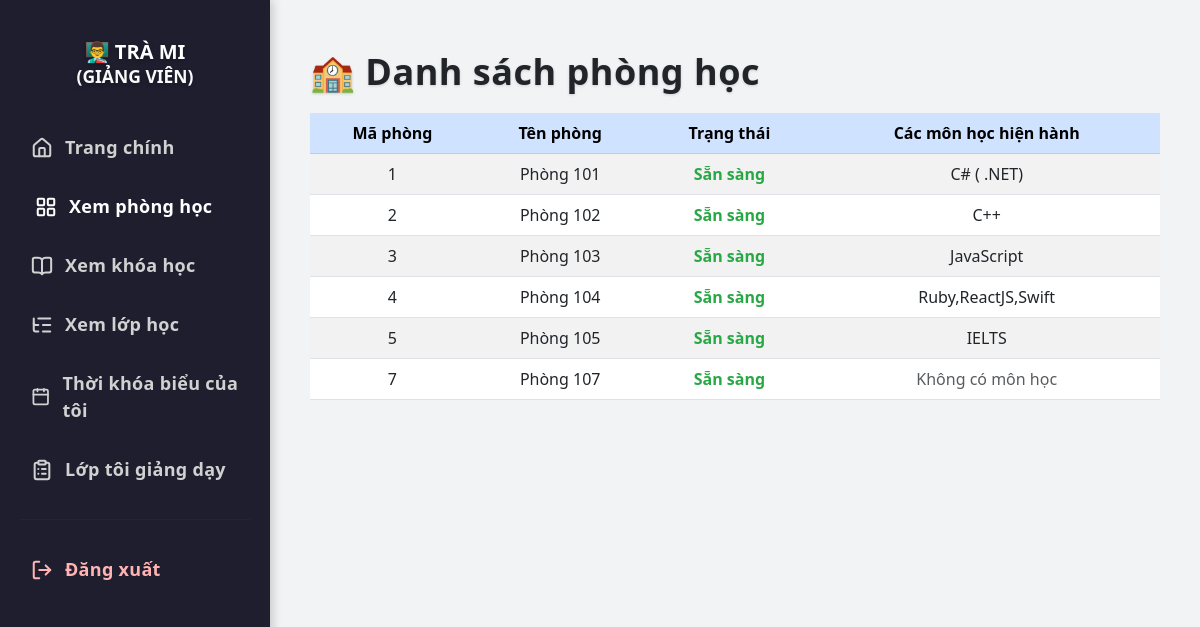
Screenshot of /view-rooms (signed in) with the database file from the repository.
### tables this page shows
CREATE TABLE users (
            id INTEGER PRIMARY KEY AUTOINCREMENT,
            full_name TEXT NOT NULL,
            email TEXT NOT NULL UNIQUE,
            password TEXT NOT NULL,
            role TEXT NOT NULL CHECK (role IN ('student', 'teacher', 'admin')),
            dob DATE,                
            phone TEXT,             
            gender TEXT CHECK (gender IN ('male', 'female', 'other')), 
            cccd TEXT              
        , image TEXT);

CREATE TABLE rooms (
            id INTEGER PRIMARY KEY AUTOINCREMENT,
            name TEXT NOT NULL UNIQUE,
            status TEXT NOT NULL CHECK (status IN ('available', 'occupied', 'maintenance'))
        );

### app.py (the view)
@app.route('/view-rooms')
@login_required
def view_rooms():
    conn = sqlite3.connect('database.db')
    cursor = conn.cursor()
    query = """
        SELECT
            r.id,
            r.name,
            r.status,
            GROUP_CONCAT(DISTINCT co.name) AS course_name,
            GROUP_CONCAT(DISTINCT u.full_name) AS teacher_name
        FROM rooms r
        LEFT JOIN classes c ON r.id = c.room_id
        LEFT JOIN courses co ON c.course_id = co.id
        LEFT JOIN users u ON c.teacher_id = u.id
        GROUP BY r.id
    """
    rooms = cursor.execute(query).fetchall()
    conn.close()
    return render_template('view_rooms.html', rooms=rooms, user =current_user)

### app.py (called while the page is built)
@login_manager.user_loader
def load_user(user_id):
    conn = sqlite3.connect('database.db')
    cursor = conn.cursor()
    cursor.execute("SELECT id, full_name, email, role, image FROM users WHERE id = ?", (user_id,))
    row = cursor.fetchone()
    conn.close()
    if row:
        return User(*row)
    return None

### templates/view_rooms.html (shortened to what this page needs)
<!DOCTYPE html>
<html lang="vi">
<head>
  <link href="https://cdn.jsdelivr.net/npm/bootstrap@5.3.0/dist/css/bootstrap.min.css" rel="stylesheet">
</head>
<body>
<div class="sidebar">
  {% if user.role == 'admin' %}
    <h4>🎓 {{ user.full_name }}<br><small class="text-light">(ADMIN)</small></h4>
  {% elif user.role == 'teacher' %}
    <h4>👨‍🏫 {{ user.full_name }}<br><small class="text-light">(GIẢNG VIÊN)</small></h4>
  {% else %}
    <h4>👩‍🎓 {{ user.full_name }}<br><small class="text-light">(Sinh viên)</small></h4>
  {% endif %}
  <a href="/dashboard"><i data-lucide="home"></i>Trang chính</a>
  <a href="{{ url_for('view_rooms') }}" class="active"><i data-lucide="layout-grid"></i>Xem phòng học</a>
  <a href="{{ url_for('view_courses') }}"><i data-lucide="book-open"></i>Xem khóa học</a>
  <a href="{{ url_for('view_classes') }}"><i data-lucide="list-tree"></i>Xem lớp học</a>
  {% if user.role == 'teacher' %}
    <a href="{{ url_for('teacher_schedule') }}"><i data-lucide="calendar"></i>Thời khóa biểu của tôi</a>
    <a href="{{ url_for('teacher_my_class') }}"><i data-lucide="clipboard-list"></i>Lớp tôi giảng dạy</a>
  {% endif %}
  <hr>
  <a href="{{ url_for('logout') }}" class="logout-link"><i data-lucide="log-out"></i>Đăng xuất</a>
</div>
<div class="main-content">
  <h2>🏫 Danh sách phòng học</h2>
  <div class="table-responsive">
    <table class="table table-striped table-hover">
      <thead class="table-primary">
        <tr>
          <th>Mã phòng</th>
          <th>Tên phòng</th>
          <th>Trạng thái</th>
          <th>Các môn học hiện hành</th>
        </tr>
      </thead>
      <tbody>
        {% for room in rooms %}
        <tr>
          <td>{{ room[0] }}</td>
          <td>{{ room[1] }}</td>
          <td>
            {% if room[2] == 'available' %}
              <span class="status-available">Sẵn sàng</span>
            {% elif room[2] == 'occupied' %}
              <span class="status-occupied">Đang sử dụng</span>
            {% elif room[2] == 'maintenance' %}
              <span class="status-maintenance">Bảo trì</span>
            {% else %}
              {{ room[2] }}
            {% endif %}
          </td>
          <td>
            {% if room[3] %}
              {{ room[3] }}
            {% else %}
              <span class="text-muted">Không có môn học</span>
            {% endif %}
          </td>
        </tr>
        {% endfor %}
      </tbody>
    </table>
  </div>
</div>
</body>
</html>

### templates/view_rooms.html (style rules this page uses)
body { margin: 0; font-family: 'Segoe UI', sans-serif; background: #f1f3f5; }
.sidebar { width: 270px; min-height: 100vh; background: #1e1e2f; padding-top: 40px; position: fixed; left: 0; top: 0; box-shadow: 2px 0 10px rgba(0, 0, 0, 0.2); }
.sidebar h4 { color: #fff; text-align: center; margin-bottom: 30px; font-weight: 800; font-size: 20px; text-transform: uppercase; text-shadow: 0 2px 4px rgba(0, 0, 0, 0.3); }
.sidebar a { display: flex; align-items: center; padding: 16px 26px; color: #d1d1d1; font-size: 18px; font-weight: 700; text-decoration: none; border-left: 5px solid transparent; transition: all 0.35s ease; letter-spacing: 0.3px; position: relative; }
.sidebar a::before { content: ''; position: absolute; top: 0; left: 0; height: 100%; width: 0; background: linear-gradient(90deg, #4dabf7, #c084fc); transition: width 0.35s ease; z-index: 0; opacity: 0.15; }
.sidebar a:hover, .sidebar a.active { color: #fff; transform: translateX(4px); }
.sidebar a svg { width: 22px; height: 22px; margin-right: 12px; stroke-width: 2.2; transition: transform 0.3s ease; z-index: 1; }
.logout-link { color: #ffb3b3 !important; }
.main-content { margin-left: 270px; padding: 50px 40px; }
.main-content h2 { font-size: 36px; font-weight: 900; color: #212529; text-shadow: 0 1px 3px rgba(0, 0, 0, 0.15); margin-bottom: 20px; letter-spacing: 0.5px; }
hr { border-color: rgba(255, 255, 255, 0.1); margin: 20px 20px; }
.table th { font-weight: 600; text-align: center; }
.table td { text-align: center; vertical-align: middle; }
.status-available { color: #28a745; font-weight: 600; }

### rows the page displays
users: full_name "TRÀ MI"
rooms: id "1", name "Phòng 101", status "Sẵn sàng", room "C# ( .NET)"
rooms: id "2", name "Phòng 102", status "Sẵn sàng", room "C++"
rooms: id "3", name "Phòng 103", status "Sẵn sàng", room "JavaScript"
rooms: id "4", name "Phòng 104", status "Sẵn sàng", room "Ruby,ReactJS,Swift"
rooms: id "5", name "Phòng 105", status "Sẵn sàng", room "IELTS"
rooms: id "7", name "Phòng 107", status "Sẵn sàng", shows "Không có môn học"
